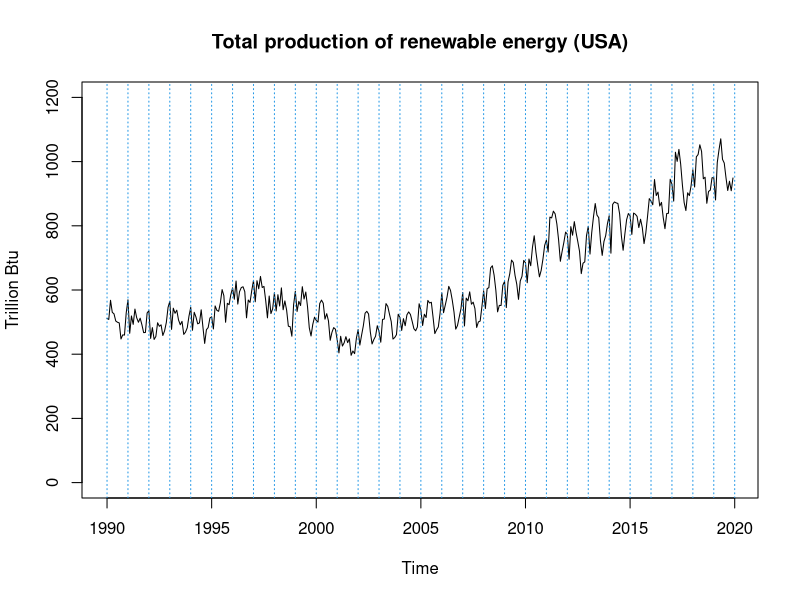
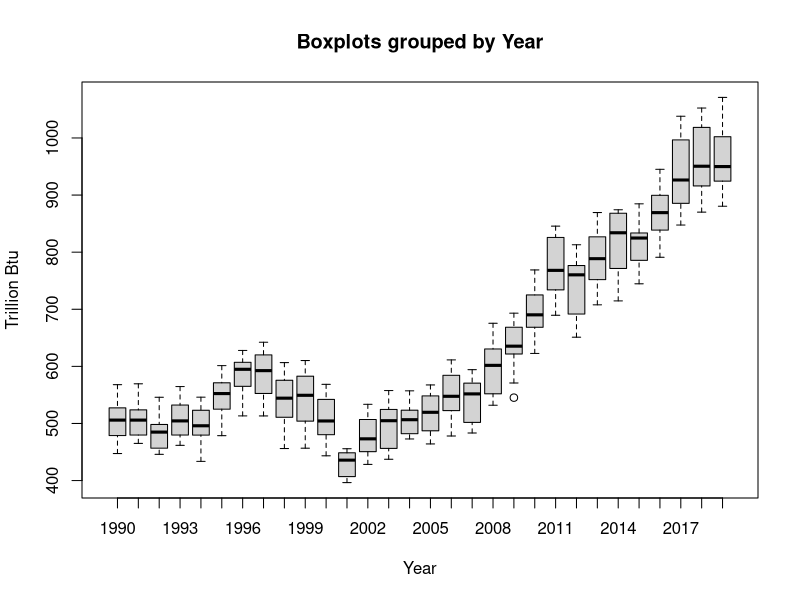
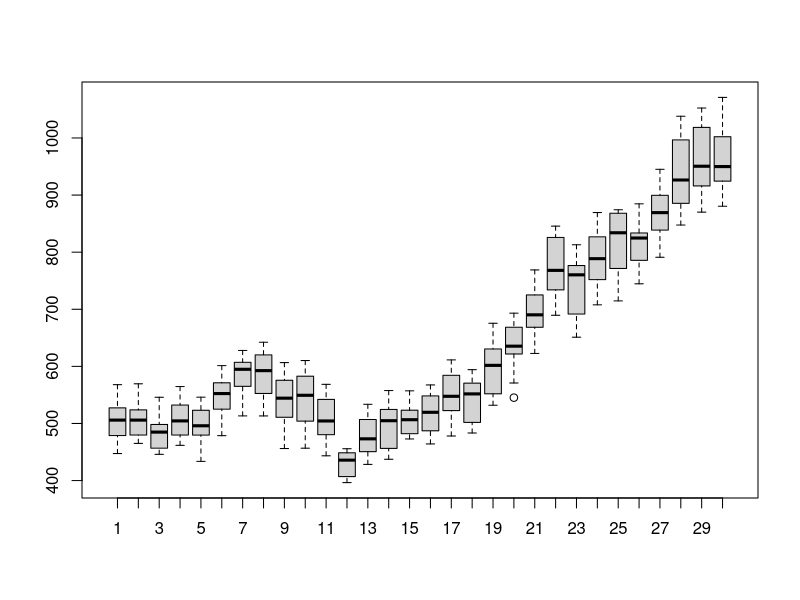
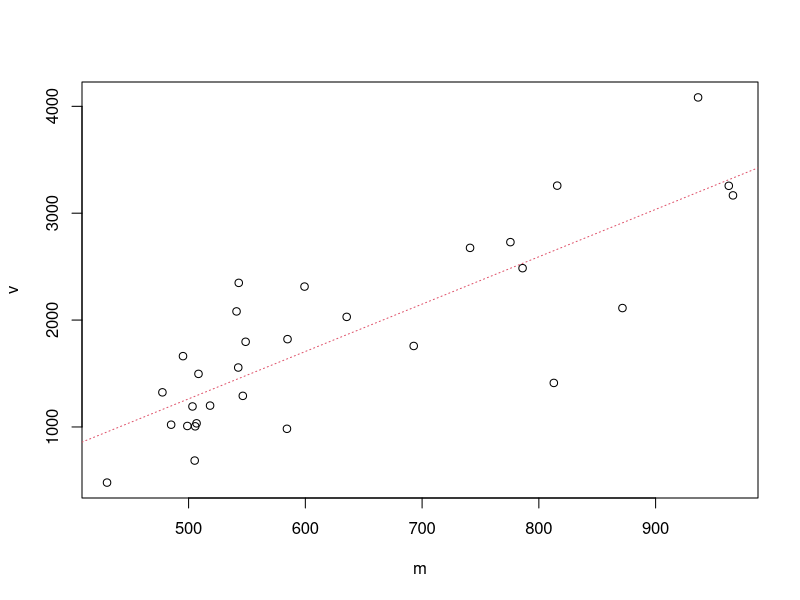
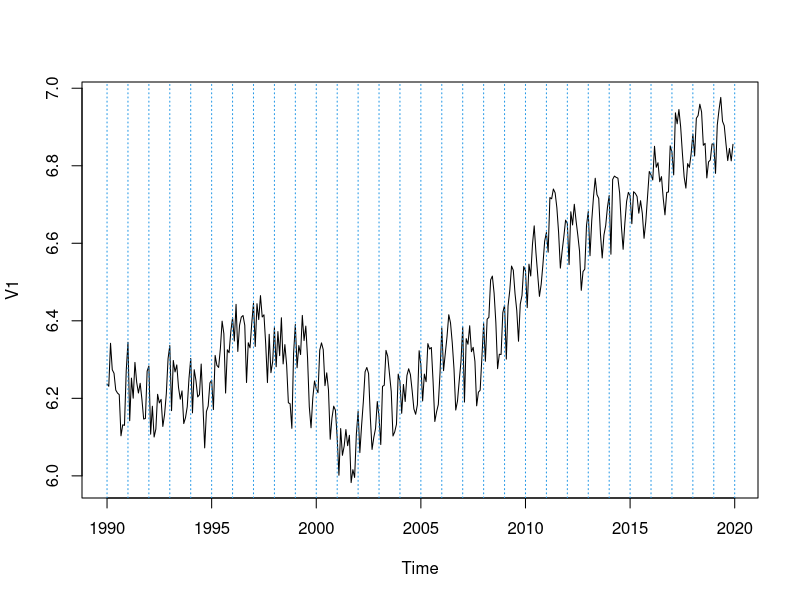
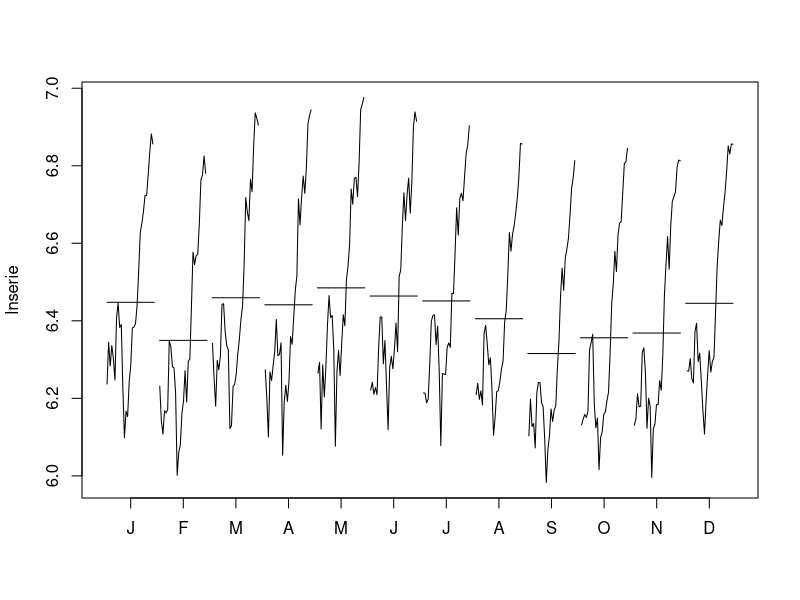
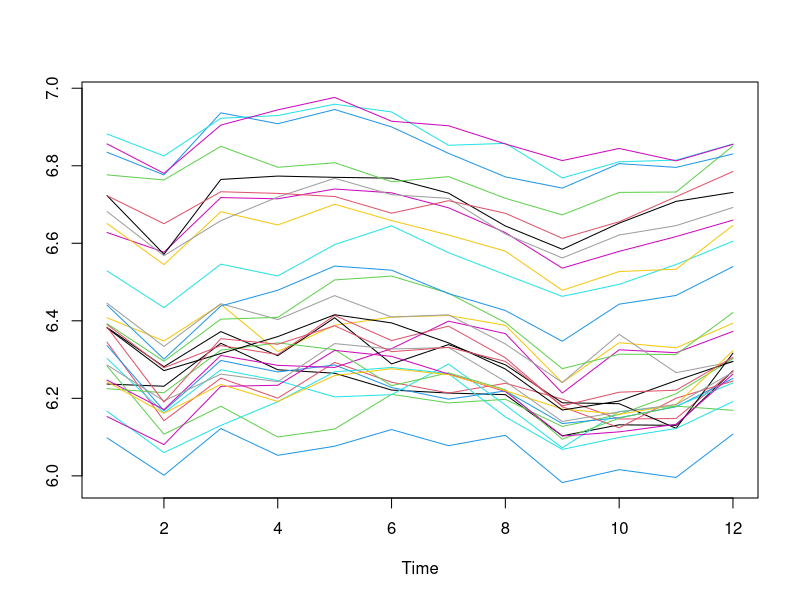
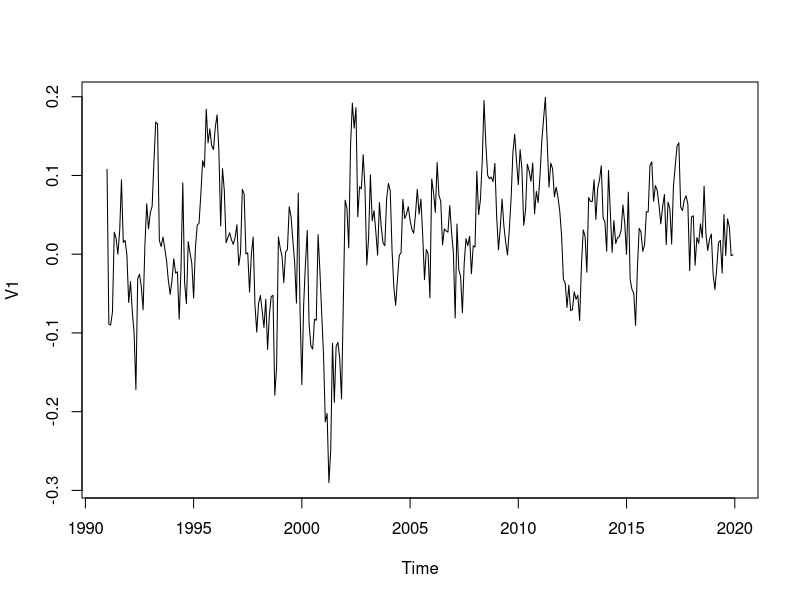

These figures' R source, in order:
## ---- chunk 1
rm(list=ls())
#setwd("~/Documents/ASM/Project")
## ---- chunk 2
series = window(ts(read.table("data/RenewUSA.dat", header=F),start=1990,freq=12))
series
## ---- chunk 3
plot(series,main="Total production of renewable energy (USA)", ylab='Trillion Btu', ylim=c(0,1200))
abline(v=1990:2020,col=4,lty=3)
## ---- chunk 4
floor(time(series))
## ---- chunk 5
boxplot(series~floor(time(series)), ylab="Trillion Btu", xlab="Year", main="Boxplots grouped by Year") 
## ---- chunk 6
#boxplot for periods of 12 observations = 1 year
groupedserie <- matrix(series[1:(30*12)], ncol = 30) #boxplot of each year
boxplot(groupedserie)
## ---- chunk 7
# groupedserie : serie with periods (periods of 12 months = 1 year)
m<-apply(groupedserie,2,mean)
v<-apply(groupedserie,2,var)
plot(v~m)
abline(lm(v~m),col=2,lty=3) #col: color of line, lty:type of line
# for mean vs variance (v = s^2) -> there is an increasing
# ===> THE VARIANCE IS NOT CONSTANT --> we have to take logarithmic
## ---- chunk 8
groupedserie
## ---- chunk 9
# now, we apply the logarithmic to "series"
lnserie=log(series)
plot(lnserie)
abline(v=1990:2020,col=4,lty=3)
abline(h=0)
## ---- chunk 10
monthplot(lnserie)
#there is a seasonal pattern
## ---- chunk 11
ts.plot(matrix(lnserie,nrow=12),col=1:8)
#most of them are in parallel -> so there is a seasonal pattern
## ---- chunk 12
d12lnserie <- diff(lnserie, lag=12)
plot(d12lnserie)
#12 because it's 12 months data in a year
## ---- chunk 13
monthplot(d12lnserie) #no more seasonal pattern
## ---- chunk 14
ts.plot(matrix(d12lnserie,nrow=12),col=1:8)
#no more seasonal pattern (not in parallel)
## ---- chunk 15
plot(d12lnserie, ylab='d12lnserie', main='Renewable Energy Production (log, s=12)')
abline(h=0)
abline(h=mean(d12lnserie),col=2)
#constant mean = yes
# this mean in 0? no
## ---- chunk 16
mean(d12lnserie)
## ---- chunk 17
d1d12lnserie = diff(d12lnserie)
plot(d1d12lnserie, ylab='d1d12lnserie', main='Renewable Energy Production (log, s=12, d=1)')
abline(h=0)
abline(h=mean(d1d12lnserie), col=2)
## ---- chunk 18
mean(d1d12lnserie) 
#mean different from 0  --> differentation
## ---- chunk 19
var(d12lnserie) #d=0
var(d1d12lnserie) #d=1 **************
var(diff(d1d12lnserie)) #d=2

## ---- chunk 20
# now we work only with d1d12lnserie
par(mfrow=c(1,2))
acf(d1d12lnserie, ylim=c(-1,1), lag.max = 72,col=c(2,rep(1,11)),lwd=2)
pacf(d1d12lnserie, ylim=c(-1,1), lag.max = 72,col=c(rep(1,11),2),lwd=2)
par(mfrow=c(1,1))

#SEASONAL: red lines
#REGULAR: black lines
## ---- chunk 21
# ARIMA(0,1,2)(0,1,1)_12
(mod1 <- arima(lnserie, order=c(0,1,2), seasonal=list(order=c(0,1,1),period = 12)))
                  #REGULAR PART:MA(2)     #SEASONAL PART:MA(1)_12     #PERIOD FOR THE SEASONAL PART       
## ---- chunk 22
# checking the residuals: Z_t
# we need all the flags lying inside the band: Z_t ~ WN(0, (SIGMA_z)^2 )
par(mfrow=c(1,2))
acf(resid(mod1), ylim=c(-1,1), lag.max = 72,col=c(2,rep(1,11)),lwd=2)
pacf(resid(mod1), ylim=c(-1,1), lag.max = 72,col=c(rep(1,11),2),lwd=2)
par(mfrow=c(1,1))
## ---- chunk 23
par(mfrow=c(1,1))
tsdiag(mod1,gof=72)
## ---- chunk 24
# ARIMA(0,1,2)(0,1,2)_12
(mod2 <- arima(lnserie, order=c(0,1,2), seasonal=list(order=c(0,1,2),period = 12)))
                  #REGULAR PART:MA(2)     #SEASONAL PART:MA(2)_12     #PERIOD FOR THE SEASONAL PART       
## ---- chunk 25
# checking the residuals: Z_t
# we need all the flags lying inside the band: Z_t ~ WN(0, (SIGMA_z)^2 )
par(mfrow=c(1,2))
acf(resid(mod2), ylim=c(-1,1), lag.max = 72,col=c(2,rep(1,11)),lwd=2)
pacf(resid(mod2), ylim=c(-1,1), lag.max = 72,col=c(rep(1,11),2),lwd=2)
par(mfrow=c(1,1))
## ---- chunk 26
par(mfrow=c(1,1))
tsdiag(mod2,gof=72)
## ---- chunk 27
# ARIMA(0,1,2)(4,1,0)_12
(mod3 <- arima(lnserie, order=c(0,1,2), seasonal=list(order=c(4,1,0),period = 12)))

# ARIMA(0,1,2)(1,1,1)_12
(mod4 <- arima(lnserie, order=c(0,1,2), seasonal=list(order=c(1,1,1),period = 12)))

# ARIMA(1,1,1)(1,1,1)_12
(mod5 <- arima(lnserie, order=c(1,1,1), seasonal=list(order=c(1,1,1),period = 12)))

# ARIMA(1,1,1)(0,1,1)_12
(mod6 <- arima(lnserie, order=c(1,1,1), seasonal=list(order=c(0,1,1),period = 12)))
## ---- chunk 28
# checking the residuals: Z_t
# we need all the flags lying inside the band: Z_t ~ WN(0, (SIGMA_z)^2 )
par(mfrow=c(1,2))
acf(resid(mod3), ylim=c(-1,1), lag.max = 72,col=c(2,rep(1,11)),lwd=2)
pacf(resid(mod3), ylim=c(-1,1), lag.max = 72,col=c(rep(1,11),2),lwd=2)
par(mfrow=c(1,1))
## ---- chunk 29
par(mfrow=c(1,1))
tsdiag(mod3,gof=72)
## ---- chunk 30
      
## ---- chunk 31
#################Validation#################################
validation=function(model){
  s=frequency(get(model$series))
  resid=model$residuals
  par(mfrow=c(2,2),mar=c(3,3,3,3))
  #Residuals plot
  plot(resid,main="Residuals")
  abline(h=0)
  abline(h=c(-3*sd(resid),3*sd(resid)),lty=3,col=4)
  #Square Root of absolute values of residuals (Homocedasticity)
  scatter.smooth(sqrt(abs(resid)),main="Square Root of Absolute residuals",
                 lpars=list(col=2))
  
  #Normal plot of residuals
  qqnorm(resid)
  qqline(resid,col=2,lwd=2)
  
  ##Histogram of residuals with normal curve
  hist(resid,breaks=20,freq=FALSE)
  curve(dnorm(x,mean=mean(resid),sd=sd(resid)),col=2,add=T)
  
  
  #ACF & PACF of residuals
  par(mfrow=c(1,2))
  acf(resid,ylim=c(-1,1),lag.max=60,col=c(2,rep(1,s-1)),lwd=1, main='ACF residuals')
  pacf(resid,ylim=c(-1,1),lag.max=60,col=c(rep(1,s-1),2),lwd=1, main='PACF residuals')
  par(mfrow=c(1,1))
  
  #Ljung-Box p-values
  par(mar=c(2,2,1,1))
  tsdiag(model,gof.lag=7*s)
  cat("\n--------------------------------------------------------------------\n")
  print(model)
  
  #Stationary and Invertible
  cat("\nModul of AR Characteristic polynomial Roots: ", 
      Mod(polyroot(c(1,-model$model$phi))),"\n")
  cat("\nModul of MA Characteristic polynomial Roots: ",
      Mod(polyroot(c(1,model$model$theta))),"\n")
  
  suppressMessages(require(forecast,quietly=TRUE,warn.conflicts=FALSE))
  plot(model)
  
  #Model expressed as an MA infinity (psi-weights)
  psis=ARMAtoMA(ar=model$model$phi,ma=model$model$theta,lag.max=36)
  names(psis)=paste("psi",1:36)
  cat("\nPsi-weights (MA(inf))\n")
  cat("\n--------------------\n")
  print(psis[1:24])
  
  #Model expressed as an AR infinity (pi-weights)
  pis=-ARMAtoMA(ar=-model$model$theta,ma=-model$model$phi,lag.max=36)
  names(pis)=paste("pi",1:36)
  cat("\nPi-weights (AR(inf))\n")
  cat("\n--------------------\n")
  print(pis[1:24])
   
  cat("\nDescriptive Statistics for the Residuals\n")
  cat("\n----------------------------------------\n") 
  
  suppressMessages(require(fBasics,quietly=TRUE,warn.conflicts=FALSE))
  ##Anderson-Darling test
  print(basicStats(resid))
  
  ## Add here complementary tests (use with caution!)
  ##---------------------------------------------------------
  cat("\nNormality Tests\n")
  cat("\n--------------------\n")
 
  ##Shapiro-Wilks Normality test
  print(shapiro.test(resid))

  suppressMessages(require(nortest,quietly=TRUE,warn.conflicts=FALSE))
  ##Anderson-Darling test
  print(ad.test(resid))
  
  suppressMessages(require(tseries,quietly=TRUE,warn.conflicts=FALSE))
  ##Jarque-Bera test
  print(jarque.bera.test(resid))
  
  cat("\nHomoscedasticity Test\n")
  cat("\n--------------------\n")
  suppressMessages(require(lmtest,quietly=TRUE,warn.conflicts=FALSE))
  ##Breusch-Pagan test
  obs=get(model$series)
  print(bptest(resid~I(obs-resid)))
  
  cat("\nIndependence Tests\n")
  cat("\n--------------------\n")
  
  ##Durbin-Watson test
  print(dwtest(resid~I(1:length(resid))))
  
  ##Ljung-Box test
  cat("\nLjung-Box test\n")
  print(t(apply(matrix(c(1:4,(1:4)*s)),1,function(el) {
    te=Box.test(resid,type="Ljung-Box",lag=el)
    c(lag=(te$parameter),statistic=te$statistic[[1]],p.value=te$p.value)})))
  
}
################# Fi Validation #################################
## ---- chunk 32
validation(mod1)
## ---- chunk 33
validation(mod2)
## ---- chunk 34
# Based on Model 2
ultim=c(2018,12) # ending one year before the end of the time series: 12 observations

# Model 2 Parameters
pdq=c(0,1,2)
PDQ=c(0,1,2)

serie2=window(series,end=ultim)
lnserie2=log(serie2)
serie1=window(series,end=ultim+c(1,0)) # adds one year
lnserie1=log(serie1)

(modA=arima(lnserie1,order=pdq,seasonal=list(order=PDQ,period=12))) # whole time series
(modB=arima(lnserie2,order=pdq,seasonal=list(order=PDQ,period=12))) # model without last observations
## ---- chunk 35
# Based on Model 1
ultim=c(2018,12) # ending one year before the end of the time series: 12 observations

# Model 1 Parameters
pdq=c(0,1,2)
PDQ=c(0,1,1)

serie2=window(series,end=ultim)
lnserie2=log(serie2)
serie1=window(series,end=ultim+c(1,0)) # adds one year
lnserie1=log(serie1)

(modC=arima(lnserie1,order=pdq,seasonal=list(order=PDQ,period=12))) # whole time series
(modD=arima(lnserie2,order=pdq,seasonal=list(order=PDQ,period=12))) # model without last observations
